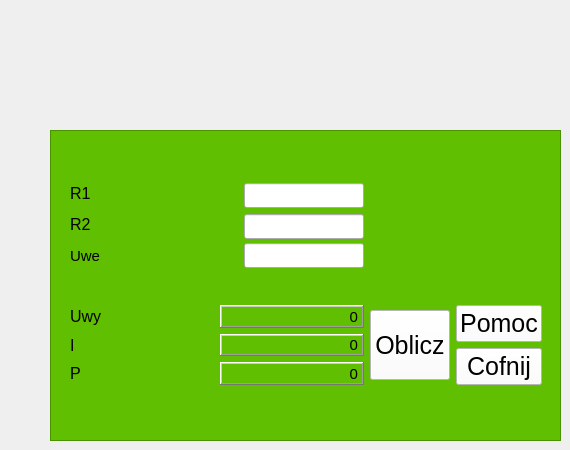
      <widget class="QWidget" name="DzielnikNapieca">
       <widget class="QWidget" name="gridLayoutWidget_4">
        <property name="geometry">
         <rect>
          <x>70</x>
          <y>150</y>
          <width>472</width>
          <height>268</height>
         </rect>
        </property>
        <layout class="QGridLayout" name="gridLayout_10">
         <item row="1" column="0">
          <layout class="QGridLayout" name="gridLayout_8">
           <item row="1" column="0">
            <widget class="QLabel" name="label_5">
             <property name="font">
              <font>
               <pointsize>12</pointsize>
              </font>
             </property>
             <property name="text">
              <string>I</string>
             </property>
            </widget>
           </item>
           <item row="1" column="1">
            <widget class="QLabel" name="dzielnikIlabel">
             <property name="font">
              <font>
               <pointsize>11</pointsize>
              </font>
             </property>
             <property name="frameShape">
              <enum>QFrame::WinPanel</enum>
             </property>
             <property name="frameShadow">
              <enum>QFrame::Raised</enum>
             </property>
             <property name="text">
              <string>0</string>
             </property>
             <property name="alignment">
              <set>Qt::AlignRight|Qt::AlignTrailing|Qt::AlignVCenter</set>
             </property>
            </widget>
           </item>
           <item row="0" column="0">
            <widget class="QLabel" name="label_6">
             <property name="font">
              <font>
               <pointsize>12</pointsize>
              </font>
             </property>
             <property name="text">
              <string>Uwy</string>
             </property>
            </widget>
           </item>
           <item row="0" column="1">
            <widget class="QLabel" name="dzielnikUwylabel">
             <property name="font">
              <font>
               <pointsize>11</pointsize>
              </font>
             </property>
             <property name="frameShape">
              <enum>QFrame::WinPanel</enum>
             </property>
             <property name="frameShadow">
              <enum>QFrame::Raised</enum>
             </property>
             <property name="text">
              <string>0</string>
             </property>
             <property name="alignment">
              <set>Qt::AlignRight|Qt::AlignTrailing|Qt::AlignVCenter</set>
             </property>
            </widget>
           </item>
           <item row="2" column="0">
            <widget class="QLabel" name="label_10">
             <property name="minimumSize">
              <size>
               <width>30</width>
               <height>0</height>
              </size>
             </property>
             <property name="font">
              <font>
               <pointsize>12</pointsize>
              </font>
             </property>
             <property name="text">
              <string>P</string>
             </property>
            </widget>
           </item>
           <item row="2" column="1">
            <widget class="QLabel" name="dzielnikPlabel">
             <property name="font">
              <font>
               <pointsize>11</pointsize>
              </font>
             </property>
             <property name="frameShape">
              <enum>QFrame::WinPanel</enum>
             </property>
             <property name="frameShadow">
              <enum>QFrame::Raised</enum>
             </property>
             <property name="lineWidth">
              <number>0</number>
             </property>
             <property name="midLineWidth">
              <number>0</number>
             </property>
             <property name="text">
              <string>0</string>
             </property>
             <property name="alignment">
              <set>Qt::AlignRight|Qt::AlignTrailing|Qt::AlignVCenter</set>
             </property>
            </widget>
           </item>
          </layout>
         </item>
         <item row="0" column="1">
          <widget class="QLabel" name="DzielnikObraz">
           <property name="maximumSize">
            <size>
             <width>300</width>
             <height>150</height>
            </size>
           </property>
           <property name="text">
            <string/>
           </property>
           <property name="pixmap">
            <pixmap resource="image.qrc">:/image/dzielniknapiecajpg.jpg</pixmap>
           </property>
           <property name="scaledContents">
            <bool>true</bool>
           </property>
          </widget>
         </item>
         <item row="0" column="0">
          <layout class="QGridLayout" name="gridLayout_5">
           <item row="2" column="0">
            <widget class="QLabel" name="label_4">
             <property name="font">
              <font>
               <pointsize>11</pointsize>
              </font>
             </property>
             <property name="text">
              <string>Uwe</string>
             </property>
            </widget>
           </item>
           <item row="0" column="0">
            <widget class="QLabel" name="label_2">
             <property name="font">
              <font>
               <pointsize>12</pointsize>
              </font>
             </property>
             <property name="text">
              <string>R1</string>
             </property>
            </widget>
           </item>
           <item row="1" column="0">
            <widget class="QLabel" name="label_3">
             <property name="font">
              <font>
               <pointsize>12</pointsize>
              </font>
             </property>
             <property name="text">
              <string>R2</string>
             </property>
            </widget>
           </item>
           <item row="1" column="1">
            <widget class="QLineEdit" name="dzielnikR2line">
             <property name="minimumSize">
              <size>
               <width>120</width>
               <height>25</height>
              </size>
             </property>
             <property name="maximumSize">
              <size>
               <width>50</width>
               <height>20</height>
              </size>
             </property>
            </widget>
           </item>
           <item row="0" column="1">
            <widget class="QLineEdit" name="dzielnikR1line">
             <property name="minimumSize">
              <size>
               <width>120</width>
               <height>25</height>
              </size>
             </property>
             <property name="maximumSize">
              <size>
               <width>50</width>
               <height>20</height>
              </size>
             </property>
            </widget>
           </item>
           <item row="2" column="1">
            <widget class="QLineEdit" name="dzielnikUweline">
             <property name="minimumSize">
              <size>
               <width>120</width>
               <height>25</height>
              </size>
             </property>
             <property name="maximumSize">
              <size>
               <width>50</width>
               <height>25</height>
              </size>
             </property>
            </widget>
           </item>
          </layout>
         </item>
         <item row="1" column="1">
          <layout class="QGridLayout" name="gridLayout_9">
           <item row="0" column="0">
            <widget class="QPushButton" name="pushButton_2">
             <property name="minimumSize">
              <size>
               <width>0</width>
               <height>70</height>
              </size>
             </property>
             <property name="font">
              <font>
               <pointsize>19</pointsize>
              </font>
             </property>
             <property name="styleSheet">
              <string notr="true">background-color: rgb(255, 255, 255)</string>
             </property>
             <property name="text">
              <string>Oblicz</string>
             </property>
            </widget>
           </item>
           <item row="0" column="1">
            <layout class="QGridLayout" name="gridLayout_19">
             <item row="0" column="0">
              <widget class="QPushButton" name="PomocButton_2">
               <property name="minimumSize">
                <size>
                 <width>0</width>
                 <height>0</height>
                </size>
               </property>
               <property name="font">
                <font>
                 <pointsize>19</pointsize>
                </font>
               </property>
               <property name="styleSheet">
                <string notr="true">background-color: rgb(255, 255, 255)</string>
               </property>
               <property name="text">
                <string>Pomoc</string>
               </property>
               <property name="checkable">
                <bool>false</bool>
               </property>
               <property name="autoDefault">
                <bool>false</bool>
               </property>
               <property name="default">
                <bool>false</bool>
               </property>
               <property name="flat">
                <bool>false</bool>
               </property>
              </widget>
             </item>
             <item row="1" column="0">
              <widget class="QPushButton" name="dzielnikCofnijButton">
               <property name="font">
                <font>
                 <pointsize>19</pointsize>
                </font>
               </property>
               <property name="styleSheet">
                <string notr="true">background-color: rgb(255, 255, 255)</string>
               </property>
               <property name="text">
                <string>Cofnij</string>
               </property>
              </widget>
             </item>
            </layout>
           </item>
          </layout>
         </item>
        </layout>
       </widget>
       <widget class="QFrame" name="frame">
        <property name="geometry">
         <rect>
          <x>50</x>
          <y>130</y>
          <width>511</width>
          <height>311</height>
         </rect>
        </property>
        <property name="styleSheet">
         <string notr="true">background-color: rgb(96, 191, 0)</string>
        </property>
        <property name="frameShape">
         <enum>QFrame::StyledPanel</enum>
        </property>
        <property name="frameShadow">
         <enum>QFrame::Raised</enum>
        </property>
       </widget>
       <zorder>frame</zorder>
       <zorder>gridLayoutWidget_4</zorder>
      </widget>
